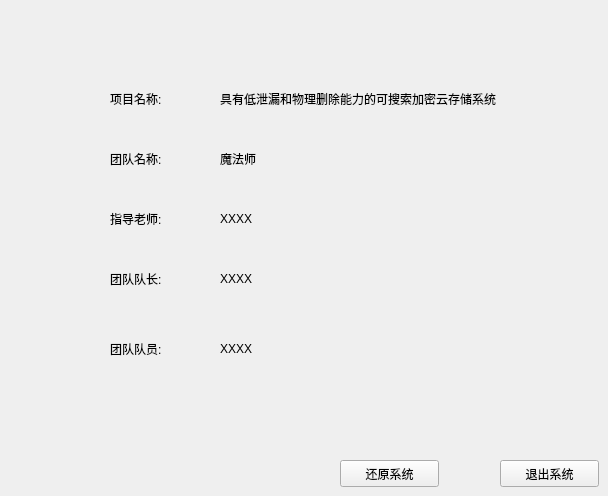
    <widget class="QWidget" name="tab">
     <attribute name="title">
      <string>说明</string>
     </attribute>
     <widget class="QLabel" name="label_42">
      <property name="geometry">
       <rect>
        <x>220</x>
        <y>90</y>
        <width>371</width>
        <height>17</height>
       </rect>
      </property>
      <property name="text">
       <string>具有低泄漏和物理删除能力的可搜索加密云存储系统</string>
      </property>
     </widget>
     <widget class="QLabel" name="label_43">
      <property name="geometry">
       <rect>
        <x>110</x>
        <y>90</y>
        <width>67</width>
        <height>17</height>
       </rect>
      </property>
      <property name="text">
       <string>项目名称:</string>
      </property>
     </widget>
     <widget class="QLabel" name="label_44">
      <property name="geometry">
       <rect>
        <x>110</x>
        <y>150</y>
        <width>67</width>
        <height>17</height>
       </rect>
      </property>
      <property name="text">
       <string>团队名称:</string>
      </property>
     </widget>
     <widget class="QLabel" name="label_45">
      <property name="geometry">
       <rect>
        <x>110</x>
        <y>210</y>
        <width>67</width>
        <height>17</height>
       </rect>
      </property>
      <property name="text">
       <string>指导老师:</string>
      </property>
     </widget>
     <widget class="QLabel" name="label_46">
      <property name="geometry">
       <rect>
        <x>110</x>
        <y>270</y>
        <width>67</width>
        <height>17</height>
       </rect>
      </property>
      <property name="text">
       <string>团队队长:</string>
      </property>
     </widget>
     <widget class="QLabel" name="label_47">
      <property name="geometry">
       <rect>
        <x>110</x>
        <y>340</y>
        <width>67</width>
        <height>17</height>
       </rect>
      </property>
      <property name="text">
       <string>团队队员:</string>
      </property>
     </widget>
     <widget class="QLabel" name="label_49">
      <property name="geometry">
       <rect>
        <x>220</x>
        <y>150</y>
        <width>67</width>
        <height>17</height>
       </rect>
      </property>
      <property name="text">
       <string>魔法师</string>
      </property>
     </widget>
     <widget class="QLabel" name="label_50">
      <property name="geometry">
       <rect>
        <x>220</x>
        <y>210</y>
        <width>171</width>
        <height>17</height>
       </rect>
      </property>
      <property name="text">
       <string>XXXX</string>
      </property>
     </widget>
     <widget class="QLabel" name="label_51">
      <property name="geometry">
       <rect>
        <x>220</x>
        <y>270</y>
        <width>221</width>
        <height>17</height>
       </rect>
      </property>
      <property name="text">
       <string>XXXX</string>
      </property>
     </widget>
     <widget class="QLabel" name="label_52">
      <property name="geometry">
       <rect>
        <x>220</x>
        <y>340</y>
        <width>67</width>
        <height>17</height>
       </rect>
      </property>
      <property name="text">
       <string>XXXX</string>
      </property>
     </widget>
     <widget class="QPushButton" name="pushButton">
      <property name="geometry">
       <rect>
        <x>500</x>
        <y>460</y>
        <width>99</width>
        <height>27</height>
       </rect>
      </property>
      <property name="text">
       <string>退出系统</string>
      </property>
     </widget>
     <widget class="QPushButton" name="renew">
      <property name="geometry">
       <rect>
        <x>340</x>
        <y>460</y>
        <width>99</width>
        <height>27</height>
       </rect>
      </property>
      <property name="text">
       <string>还原系统</string>
      </property>
     </widget>
    </widget>
